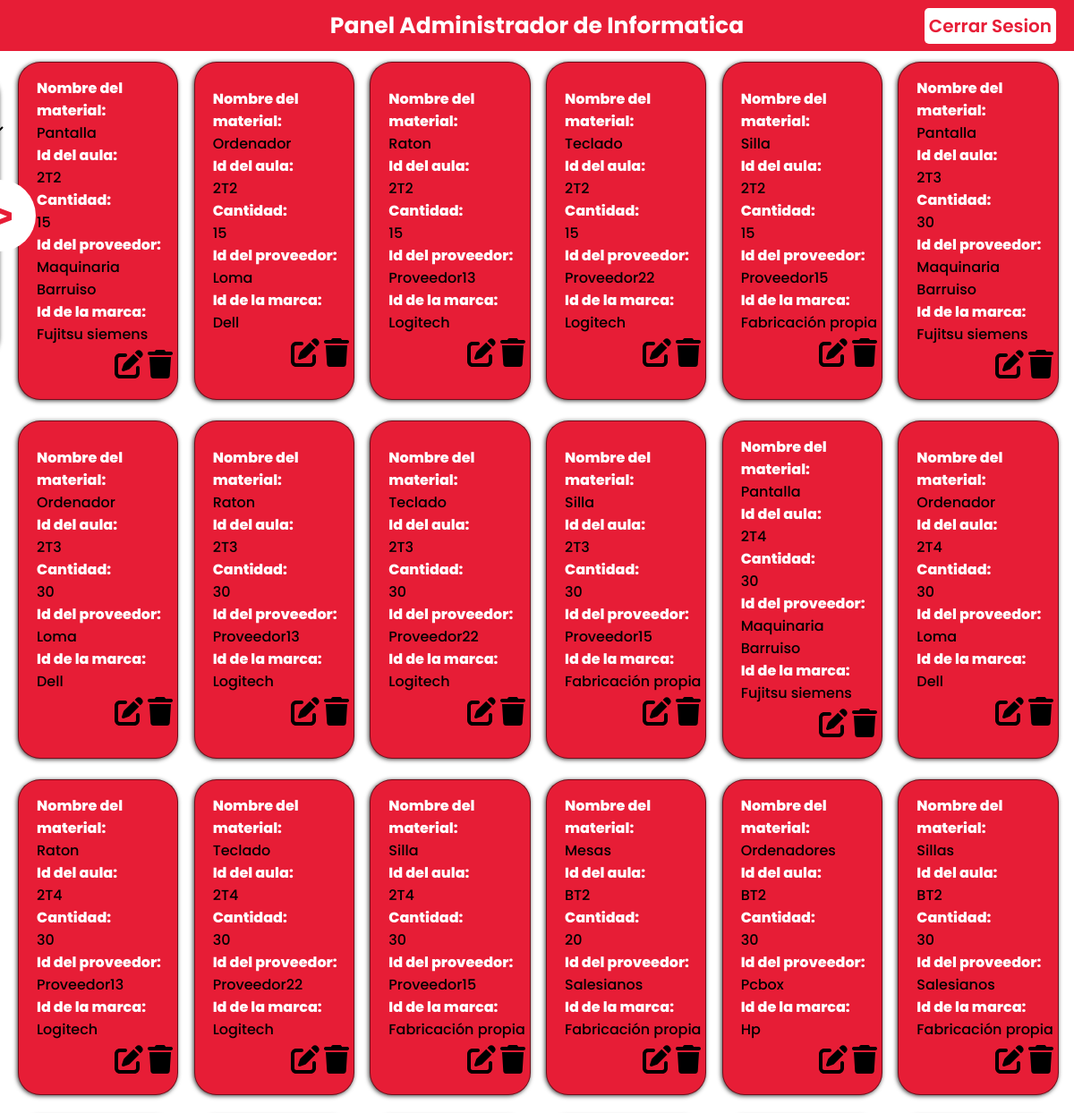
Before: /PanelDepartamento/PanelDepartamento.php (signed in, upper part) with the older database file.
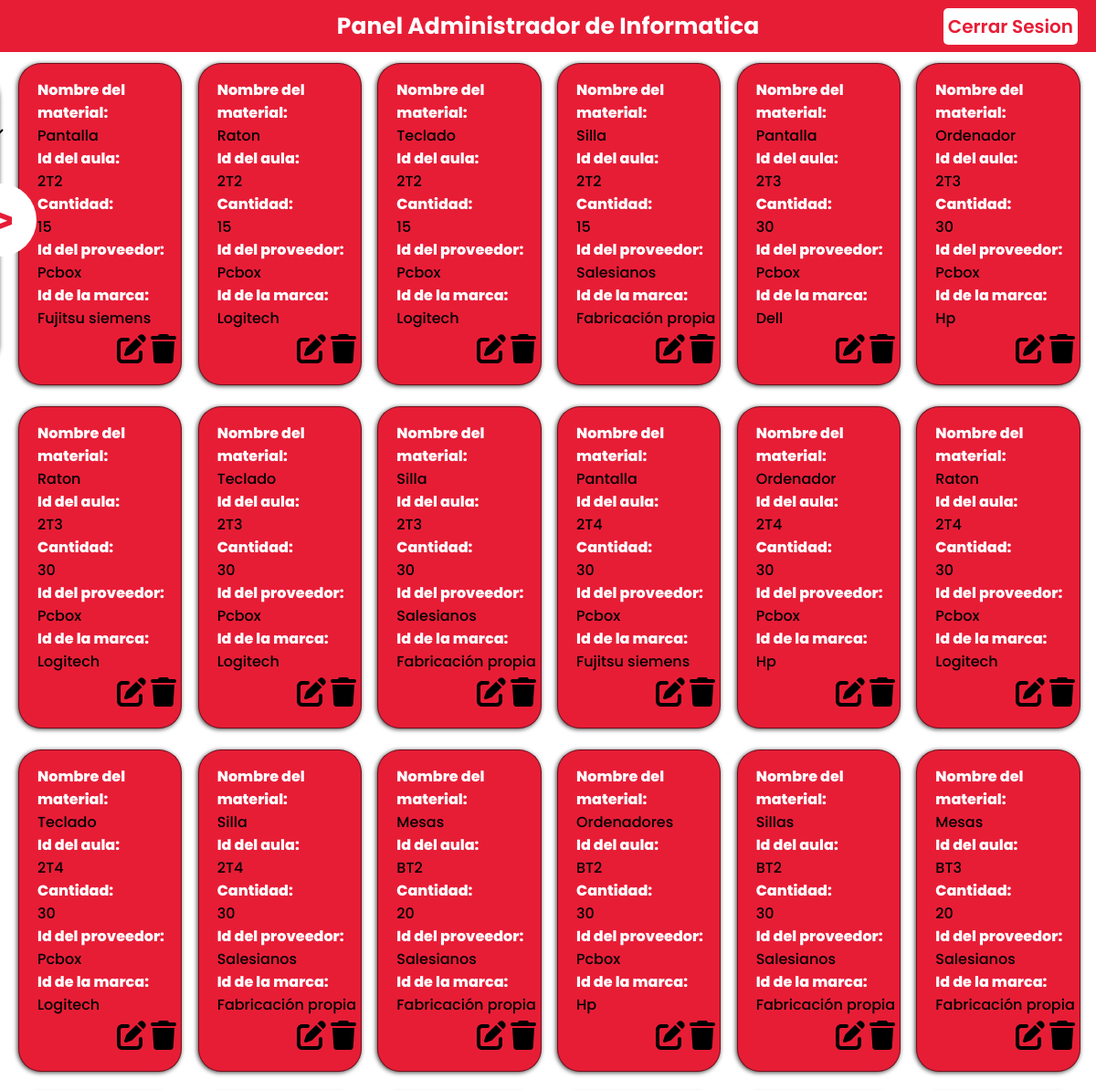
After: the same page with the newer database file.
### tables this page shows
CREATE TABLE `departec` (
  `idDepartamento` int(11) NOT NULL,
  `NombreDepar` varchar(50) NOT NULL
);

CREATE TABLE `materiales` (
  `idMateriales` int(11) NOT NULL,
  `NombreMat` varchar(30) NOT NULL,
  `idAula` varchar(5) NOT NULL,
  `Cantidad` int(11) NOT NULL,
  `idProveedor` int(11) NOT NULL,
  `idMarca` int(11) NOT NULL,
  `idDepartamento` int(11) NOT NULL
);

CREATE TABLE `prov` (
  `idProveedor` int(11) NOT NULL,
  `Nombre` varchar(60) NOT NULL,
  `Direccion` varchar(80) NOT NULL,
  `Municipio` varchar(30) NOT NULL,
  `Provincia` varchar(30) NOT NULL,
  `Telefono` int(9) NOT NULL,
  `idTipo` int(11) NOT NULL,
  `idDepartamento` int(11) DEFAULT NULL
);

CREATE TABLE `marca` (
  `idMarca` int(11) NOT NULL,
  `NombreMarca` varchar(30) NOT NULL,
  `idDepartamento` int(11) NOT NULL
);

### PanelDepartamento/InformacionU.php (the view, shortened to what this page needs)
<?php
include("./conexion_bd.php");
function body($consulta, $conexion)
{
    $resultado = mysqli_query($conexion, $consulta);
    if ($resultado) {
        while ($row = $resultado->fetch_object()) {
            $NombreMat = $row->NombreMat;
            $idAula = $row->idAula;
            $Cantidad = $row->Cantidad;
            $idProveedor = $row->Nombre;
            $idMarca = $row->NombreMarca;
            $idMateriales = $row->idMateriales;
            ?>
            <div class="card">
                <h3>Nombre del material:</h3>
                <?php echo htmlspecialchars($NombreMat) ?>
                <h3>Id del aula:</h3>
                <?php echo htmlspecialchars($idAula) ?>
                <h3>Cantidad:</h3>
                <?php echo htmlspecialchars($Cantidad) ?>
                <h3>Id del proveedor:</h3>
                <?php echo htmlspecialchars($idProveedor) ?>
                <h3>Id de la marca:</h3>
                <?php echo htmlspecialchars($idMarca) ?>
                <div class="card_icons">
                    <a href="./PanelDepartamento.php?Editar=<?php echo $idMateriales; ?>" onclick="activarEditar()"></a>
                    <a href="./PanelDepartamento.php?borrar=<?php echo $idMateriales; ?>" onclick="return ConfirmDelete()"></a>
                </div>
            </div>
            <?php
        }
    }
}
if (isset($_GET['search']) && !empty($_GET['search']) || (isset($_GET['value']) && !empty($_GET['value']))) {
    $types = [
        'aula' => 'a.idAula',
        'prov' => 'p.Nombre',
        'marca' => 'ma.NombreMarca',
        'tipoprod' => 'tp.NombreTipo ',
        'ubi' => 'u.NombreUbicacion'
    ];
    $type = "";
    if ($_GET['search'] != 'all' && isset($_GET['value']) && $_GET['value'] != 'all') {
        $types = $types[$_GET['search']];
        $type = "$types = '$_GET[value]' AND";
    }
    $consulta = "SELECT m.idMateriales,m.NombreMat, m.idAula, m.Cantidad,p.Nombre, ma.NombreMarca FROM login AS l
    INNER JOIN departec AS d ON l.idDepartamento = d.idDepartamento
    INNER JOIN aula AS a ON d.idDepartamento = a.idDepartamento
    INNER JOIN materiales AS m ON a.idAula = m.idAula
    INNER JOIN prov AS p ON m.idProveedor = p.idProveedor
    INNER JOIN marca AS ma ON m.idMarca = ma.idMarca
    INNER JOIN tipoprod AS tp ON tp.idTipo = p.idTipo
    INNER JOIN ubi AS u ON u.idUbicacion = a.idUbicacion
    WHERE $type d.idDepartamento  = $_SESSION[deparamento] AND l.idUser = $_SESSION[id]";
    body($consulta, $conexion);
} else {
    $consulta = "SELECT m.idMateriales,m.NombreMat, m.idAula, m.Cantidad,p.Nombre, ma.NombreMarca FROM login AS l
    INNER JOIN departec AS d ON l.idDepartamento = d.idDepartamento
    INNER JOIN aula AS a ON d.idDepartamento = a.idDepartamento
    INNER JOIN materiales AS m ON a.idAula = m.idAula
    INNER JOIN prov AS p ON m.idProveedor = p.idProveedor
    INNER JOIN marca AS ma ON m.idMarca = ma.idMarca
    INNER JOIN tipoprod AS tp ON tp.idTipo = p.idTipo
    INNER JOIN ubi AS u ON u.idUbicacion = a.idUbicacion
    WHERE d.idDepartamento  = $_SESSION[deparamento] AND l.idUser = $_SESSION[id]";
    body($consulta, $conexion);
}

### PanelDepartamento/DepU.php (shortened to what this page needs)
<?php
include("./conexion_bd.php");
$inc = true;
if ($inc){
    $consulta = "SELECT d.NombreDepar , l.idDepartamento FROM login AS l
    LEFT JOIN departec AS d ON l.idDepartamento = d.idDepartamento
    WHERE l.idUser = $_SESSION[id]";
    $resultado = mysqli_query($conexion, $consulta);
    if ($resultado){
        while($row = $resultado->fetch_object()){
            $nombreDepar = $row->NombreDepar;
            ?>
            <?php echo htmlspecialchars($nombreDepar); ?>
        <?php
        }
    }
}
?>

Changed rows visible on the page:
removed materiales: NombreMat "Ordenador", idAula "2T2", Cantidad "15", idProveedor.Nombre "Loma", idMarca.NombreMarca "Dell"
changed materiales (number 1 of 18 on the later page): idProveedor.Nombre "Maquinaria Barruiso" → "Pcbox"
changed materiales (number 2 of 18 on the later page): idProveedor.Nombre "Proveedor13" → "Pcbox"
changed materiales (number 3 of 18 on the later page): idProveedor.Nombre "Proveedor22" → "Pcbox"
changed materiales (number 4 of 18 on the later page): idProveedor.Nombre "Proveedor15" → "Salesianos"
changed materiales: idProveedor.Nombre "Maquinaria Barruiso" → "Pcbox"; idMarca.NombreMarca "Fujitsu siemens" → "Dell"
changed materiales (number 6 of 18 on the later page): idProveedor.Nombre "Loma" → "Pcbox"; idMarca.NombreMarca "Dell" → "Hp"
changed materiales (number 7 of 18 on the later page): idProveedor.Nombre "Proveedor13" → "Pcbox"
changed materiales (number 8 of 18 on the later page): idProveedor.Nombre "Proveedor22" → "Pcbox"
changed materiales (number 9 of 18 on the later page): idProveedor.Nombre "Proveedor15" → "Salesianos"
changed materiales (number 10 of 18 on the later page): idProveedor.Nombre "Maquinaria Barruiso" → "Pcbox"
changed materiales (number 11 of 18 on the later page): idProveedor.Nombre "Loma" → "Pcbox"; idMarca.NombreMarca "Dell" → "Hp"
changed materiales (number 12 of 18 on the later page): idProveedor.Nombre "Proveedor13" → "Pcbox"
changed materiales (number 13 of 18 on the later page): idProveedor.Nombre "Proveedor22" → "Pcbox"
changed materiales (number 14 of 18 on the later page): idProveedor.Nombre "Proveedor15" → "Salesianos"
now on this page (row unchanged): materiales: NombreMat "Mesas", idAula "BT3", Cantidad "20", idProveedor.Nombre "Salesianos", idMarca.NombreMarca "Fabricación propia"
